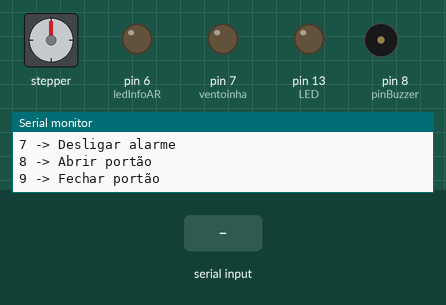
This sketch was run on a simulated Arduino Uno, built with avr-gcc and run on an emulated ATmega328P. Shown: stepper motor, output pins drawn as LEDs (lit = HIGH), buzzer (waves = sounding, pin HIGH), the last lines printed to the serial monitor. The inputs (shaded band) are chosen by the test bench. Stepper angles assume 500 steps per turn.

Above: at 1.3 s.
1.4 s: "8" received over Serial
At 1.55 s:
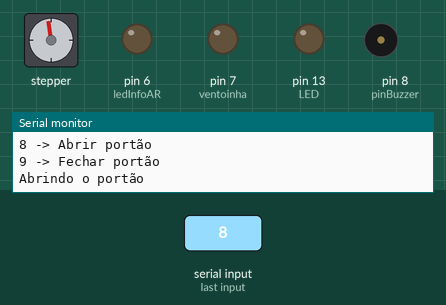
3.9 s: "1" received over Serial
At 4.3 s:
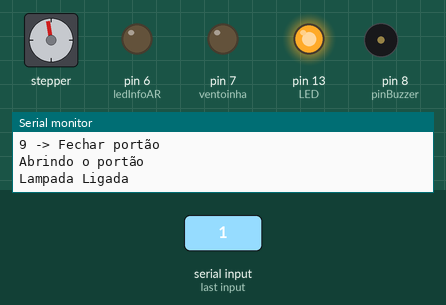
5.4 s: "4" received over Serial
At 6.8 s:
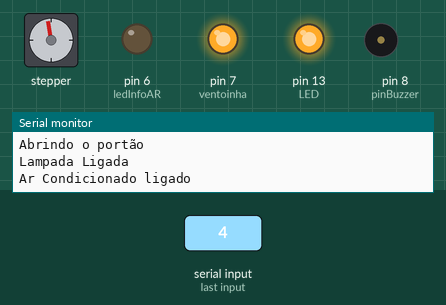
7.1 s: "2" received over Serial
At 7.9 s:
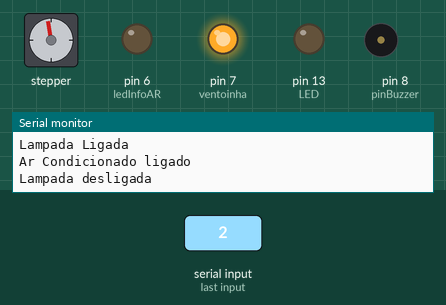
8.6 s: "5" received over Serial
At 8.7 s:
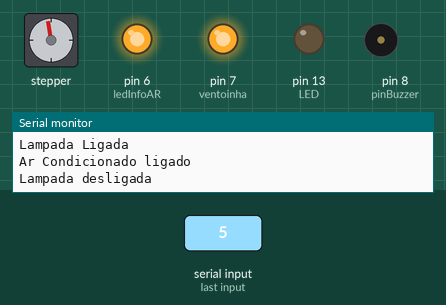
10.3 s: "9" received over Serial
At 10.75 s:
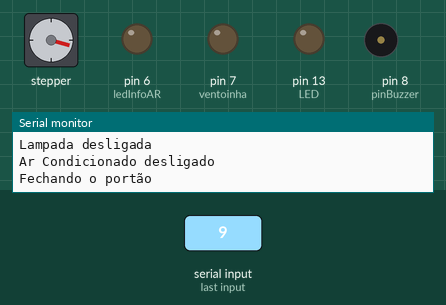
Timing chart, 0 to 13.3 s (numbered marks = the images above; inputs shaded):
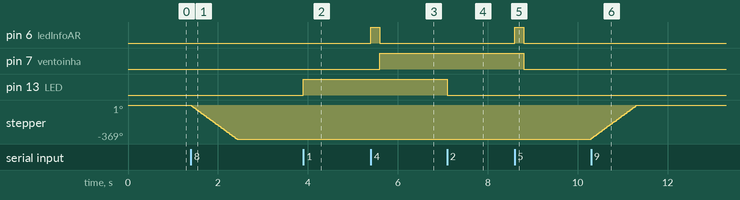

The sketch:

sketch_apr24a.ino
```cpp
#include <Stepper.h>
#include "DHT.h"

//lampada
#define LED 13 // Pin 13 onde esta conectado o LED
char rxChar = 0; // RXcHAR holds the received command.

//temperatura
#define DHTPIN A2 // temperatura
#define DHTTYPE DHT11 // DHT 11
DHT dht(DHTPIN, DHTTYPE);
float temperatura;

//ar condicionado
int ledInfoAR = 6; //emissor infra vermelho
int ventoinha = 7;//ventoinha
float armazenavalor = 0;

//alarme
int pinBuzzer = 8; //buzzer
int pinSensorPIR = 11; //sensor de presença
int valorSensorPIR = 0; //1 detecta algum movimento e 0 não detecta
int SensorLigado = 0; //0 sensor desligado e 1 sensor ligado

//portao
const int stepsPerRevolution = 500;
Stepper myStepper(stepsPerRevolution, 2,4,3,5); //motor de passo
int posicaoPortao = 0; //0 fechado, 1 aberto


//Funcao com menu
void printMenu() {
  Serial.println("--- Serial Monitor ---");
  Serial.println("1 -> Ligar a luz");
  Serial.println("2 -> Apagar a luz");
  Serial.println("3 -> Verificar temperatura");
  Serial.println("4 -> Ligar ar condicionado");
  Serial.println("5 -> Desligar ar condicionado");
  Serial.println("6 -> Ligar alarme");
  Serial.println("7 -> Desligar alarme");
  Serial.println("8 -> Abrir portão");
  Serial.println("9 -> Fechar portão");

  //Serial.println("a -> Ligar o LED");
  //Serial.println("d -> Desligar o LED");
  //Serial.println("s -> Status do LED");
}

void setup() {
  Serial.begin(9600);
  pinMode(LED, OUTPUT);

  dht.begin();

  Serial.flush();
  printMenu();

  pinMode(ledInfoAR, OUTPUT);
  pinMode(ventoinha, OUTPUT);

  pinMode(pinBuzzer, OUTPUT);
  pinMode(pinSensorPIR, INPUT);

  myStepper.setSpeed(60);
}

void loop() {
    //sensor de presença
    if (SensorLigado == 1) {
      valorSensorPIR = digitalRead(pinSensorPIR);
      if (valorSensorPIR == 1) {
        Serial.println(valorSensorPIR);
        tone(pinBuzzer, 1500);
        delay(4000);
        noTone(pinBuzzer);
      }
    }

  if (Serial.available() > 0) { // Verifica se recebeu alguma coisa no buffer
    rxChar = Serial.read(); // Salva o caracter lido
    Serial.flush(); // Limpa o buffer

    switch (rxChar) {

    case '1':
      if (digitalRead(LED) == LOW) {
        digitalWrite(LED, HIGH);
        Serial.println("Lampada Ligada");
      } else
        Serial.println("A lampada ja esta ligada");
      break;

    case '2':
      if (digitalRead(LED) == HIGH) {
        digitalWrite(LED, LOW);
        Serial.println("Lampada desligada");
      } else Serial.println("A Lampada ja esta desligada");
      break;

    case '3':
      temperatura = dht.readTemperature();
       if (isnan(temperatura)){
          Serial.println("Failed to read from DHT");
       }
       else{
          Serial.println(temperatura);
       }
      break;

    case '4':
      if (armazenavalor == 0) {
        armazenavalor = 1;
        digitalWrite(ledInfoAR, HIGH);
        delay(200);
        digitalWrite(ledInfoAR, LOW);
        digitalWrite(ventoinha, HIGH);
        Serial.println("Ar Condicionado ligado");
      } else Serial.println("O ar condicionado ja esta ligado");
      break;

    case '5':
      if (armazenavalor == 1) {
        armazenavalor = 0;
        digitalWrite(ledInfoAR, HIGH);
        delay(200);
        digitalWrite(ledInfoAR, LOW);
        digitalWrite(ventoinha, LOW);
        Serial.println("Ar Condicionado desligado");
      } else Serial.println("O ar condicionado ja esta desligado");
      break;

    case '6':
      if (SensorLigado == 0) {
        SensorLigado = 1;
        Serial.println("Alarme de presença ligado");
      } else Serial.println("O alarme de presença ja esta ligado");
      break;

    case '7':
      if (SensorLigado == 1) {
        SensorLigado = 0;
        Serial.println("Alarme de presença desligado");
      } else Serial.println("O alarme de presença ja esta desligado");
      break;

    case '8':
      if (posicaoPortao == 0) {
        Serial.println("Abrindo o portão");
        posicaoPortao = 1;
        myStepper.step(-512);//Gira o motor no sentido horario a 90 graus
      } else Serial.println("O portão já está aberto");
      break;

    case '9':
      if (posicaoPortao == 1) {
        Serial.println("Fechando o portão");
        posicaoPortao = 0;
        myStepper.step(512);//Gira o motor no sentido ant-horario a 90 graus
      } else Serial.println("O portão já está fechado");
      break;

    default:
      Serial.print("'");
      Serial.print((char) rxChar);
      Serial.println("' nao eh um comando valido!");
    }
  }
}
```

Measured:
- after the input at 1.4 s, stepper: turns 369° counter-clockwise in 1.0 s, starting at once
- after the input at 3.9 s, pin 13 (LED): LOW → HIGH at once
- after the input at 5.4 s, pin 6 (ledInfoAR): LOW → HIGH at once, → LOW 0.20 s later; pin 7 (ventoinha): LOW → HIGH after 0.20 s
- after the input at 7.1 s, pin 13 (LED): HIGH → LOW at once
- after the input at 8.6 s, pin 6 (ledInfoAR): LOW → HIGH at once, → LOW 0.20 s later; pin 7 (ventoinha): HIGH → LOW after 0.20 s
- after the input at 10.3 s, stepper: turns 369° clockwise in 1.0 s, starting at once
